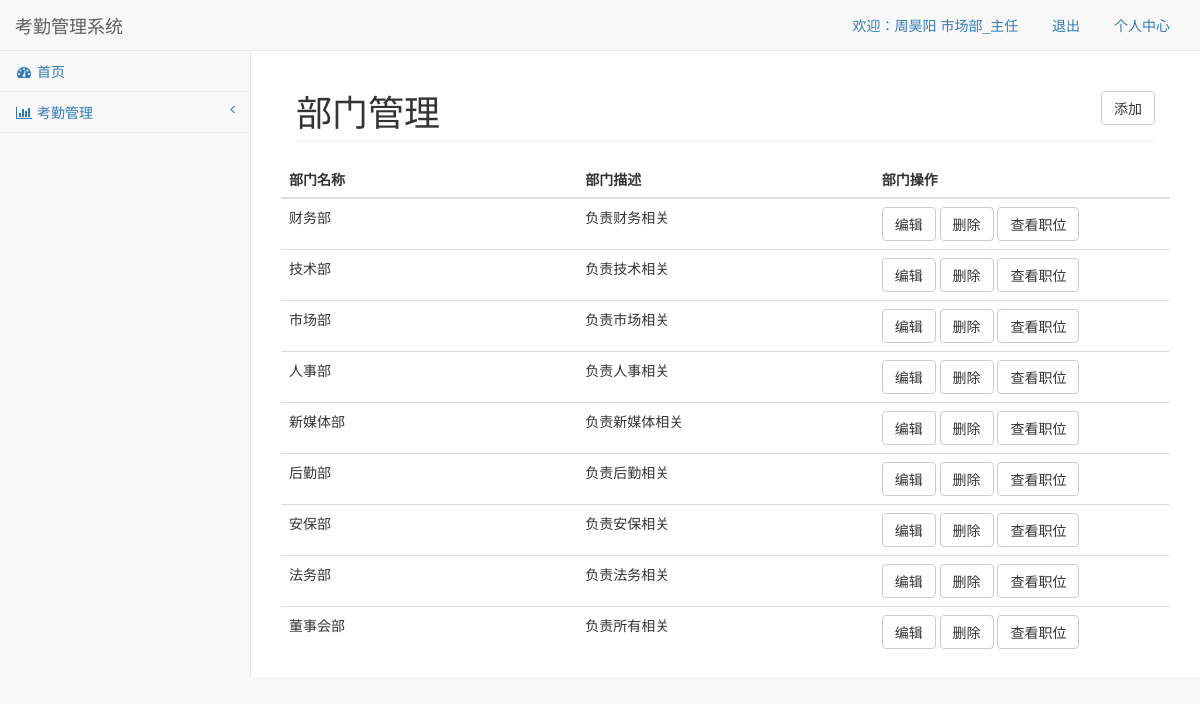
Page /department (signed in) on the committed database.
### BluePrint/user/models.py (models this page shows, shortened)
class Base(db.Model):
    __abstract__ = True
    id = db.Column(db.Integer, primary_key=True, autoincrement=True)

class Person(Base):
    username = db.Column(db.String(100), unique=True)
    password = db.Column(db.String(100))
    nickname = db.Column(db.String(100))
    gender = db.Column(db.String(32), nullable=True)
    age = db.Column(db.Integer, nullable=True)
    wordid = db.Column(db.String(32), nullable=True)
    phone = db.Column(db.String(64), nullable=True)
    email = db.Column(db.String(64), nullable=True)
    photo = db.Column(db.String(64), nullable=True)
    address = db.Column(db.Text, nullable=True)
    score = db.Column(db.Integer, nullable=True)
    position_id = db.Column(db.Integer, db.ForeignKey("position.id"))
    person_attendances_map = db.relationship(
        "Attendance",
        backref='attendance_person_map',
        cascade="all,delete-orphan"
    )

class Position(Base):
    name = db.Column(db.String(32))
    level = db.Column(db.Integer)
    department_id = db.Column(db.Integer, db.ForeignKey("department.id"))
    position_permission_map = db.relationship(
        "Permission",
        secondary='position_permission',
        backref='permission_position_map'
    )
    position_person_map = db.relationship(
        "Person",
        backref="person_position_map",
        cascade="all,delete-orphan"
    )

class Department(Base):
    name = db.Column(db.String(32))
    description = db.Column(db.Text)
    department_position_map = db.relationship(
        "Position",
        backref="position_department_map",  # 提供给职位表查询每个职位所属的部门对象
        cascade="all,delete-orphan"
    )

### BluePrint/user/views.py (the view)
@user_print.route('/department')
@login_check
def department():
    d_list = Department.query.all()
    return render_template('department.html', **locals())

### BluePrint/user/f_tools.py (called while the page is built)
def login_check(fun):
    @wraps(fun)
    def inner(*args, **kwargs):
        user_id = request.cookies.get("user_id")
        username = request.cookies.get("username")
        if username and user_id:
            user = Person.query.filter(Person.id == int(user_id)).first()
            if user.username == username:
                return fun(*args, **kwargs)
        return redirect('/login')
    return inner

### BluePrint/templates/department.html (shortened to what this page needs)
{% extends 'base.html' %}
{% block header %}部门管理<a class="btn btn-default pull-right" href="/add_department">添加</a>{% endblock %}
{% block content %}
    <div class="row">
                <div class="col-lg-12">
                    <div class="row">
                        <table class="table">
                            <thead>
                            <tr>
                                <th>部门名称</th>
                                <th>部门描述</th>
                                <th>部门操作</th>
                            </tr>
                            </thead>
                            <tbody>
                            {% for i in d_list %}
                            <tr>
                                <td class="col-lg-4">{{ i.name }}</td>
                                <td class="col-lg-4">{{ i.description }}</td>
                                <td class="col-lg-4">
                                    <a class="btn btn-default" href="/edit_department?department_id={{ i.id }}">编辑</a>
                                    <a class="btn btn-default" href="/delete_department?department_id={{ i.id }}">删除</a>
                                    <a class="btn btn-default" href="/position?department_id={{ i.id }}">查看职位</a>
                                </td>
                            </tr>
                            {% endfor %}
                            </tbody>
                        </table>
                    </div>
                </div>
            </div>
{% endblock %}

### BluePrint/templates/base.html (shortened to what this page needs)
<!DOCTYPE html>
<html lang="en">
<head>
    <link href="/static/lib/sb-admin/vendor/bootstrap/css/bootstrap.min.css" rel="stylesheet">
    <link href="/static/lib/sb-admin/vendor/metisMenu/metisMenu.min.css" rel="stylesheet">
    <link href="/static/lib/sb-admin/dist/css/sb-admin-2.css" rel="stylesheet">
    <link href="/static/lib/sb-admin/vendor/font-awesome/css/font-awesome.min.css" rel="stylesheet" type="text/css">
</head>
<body>
<div id="wrapper">
    <nav class="navbar navbar-default navbar-static-top" role="navigation" style="margin-bottom: 0">
        <div class="navbar-header">
            <a class="navbar-brand" href="/">考勤管理系统</a>
        </div>
        <ul class="nav navbar-top-links navbar-right">
            <li>
                <a>欢迎：<span>{{ session.username }} {{ middleware_template().job }}</span></a>
            </li>
            <li>
                <a href="/logout">退出</a>
            </li>
            <li>
                <a href="profile.html">个人中心</a>
            </li>
        </ul>
        <div class="navbar-default sidebar" role="navigation">
            <div class="sidebar-nav navbar-collapse">
                <ul class="nav" id="side-menu">
                    <li>
                        <a href="/"><i class="fa fa-dashboard fa-fw"></i> 首页</a>
                    </li>
                    <li>
                        <a href="#"><i class="fa fa-bar-chart-o fa-fw"></i> 考勤管理<span class="fa arrow"></span></a>
                    </li>
                </ul>
            </div>
        </div>
    </nav>
    <div id="page-wrapper">
        <div class="container-fluid">
            <div class="row">
                <div class="col-lg-12">
                    <h1 class="page-header">{% block header %} {% endblock %}</h1>
                </div>
            </div>
            {% block content %} {% endblock %}
        </div>
    </div>
</div>
</body>
</html>

### rows in the picture
Person: username "周昊阳"
Position: name+level "市场部_主任"
Department: name "财务部", description "负责财务相关"
Department: name "技术部", description "负责技术相关"
Department: name "市场部", description "负责市场相关"
Department: name "人事部", description "负责人事相关"
Department: name "新媒体部", description "负责新媒体相关"
Department: name "后勤部", description "负责后勤相关"
Department: name "安保部", description "负责安保相关"
Department: name "法务部", description "负责法务相关"
Department: name "董事会部", description "负责所有相关"
